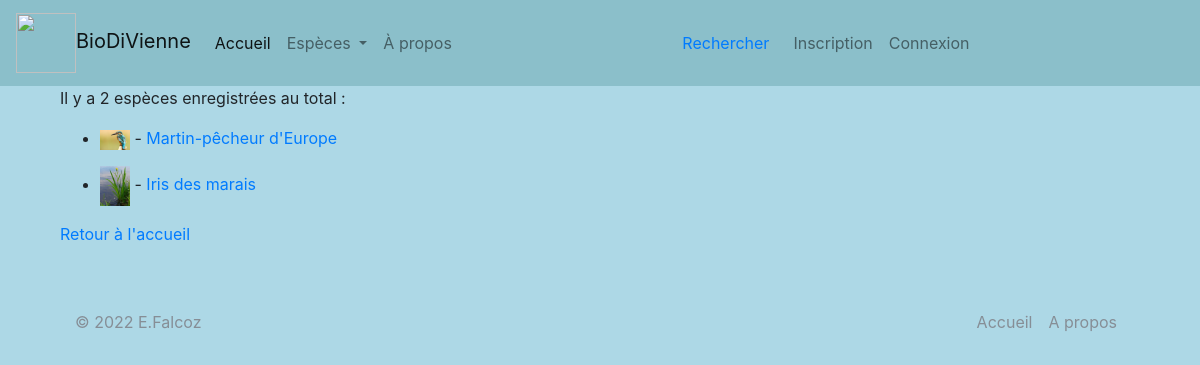
The page /regne/0 on the database its author committed.
### app25OK.py (models this page shows)
class Espece(db.Model):
    espece_id = db.Column(db.Integer, unique=True, nullable=False, primary_key=True, autoincrement=True)
    espece_fichier = db.Column(db.Text, unique=True, nullable=False)
    espece_regne = db.Column(db.Text, nullable=False)
    espece_nom_vernaculaire = db.Column(db.Text)
    espece_nom_latin = db.Column(db.Text)
    espece_description = db.Column(db.Text)
    espece_preoccupation = db.Column(db.Text)
    espece_droit_image = db.Column(db.Text)
    authorships = db.relationship("Authorship", back_populates="espece")

### app25OK.py (the view)
@app.route('/regne/<int:espece_id>')
def regne(espece_id):
    especes = []
    if espece_id == 0:
        especes = Espece.query.all()
    elif espece_id == 1:
        especes = Espece.query.filter(Espece.espece_regne.like("animal")).all()
    elif espece_id == 2:
        especes = Espece.query.filter(Espece.espece_regne.like("vegetal")).all()
    else:
        especes = []
    return render_template('regne2.html', especes=especes)

### templates/regne2.html (shortened to what this page needs)
{% extends "conteneur3.html" %}
{% block corps %}
    {% if especes|length == 0 %}
<p>
    <div class="alert alert-warning" role="alert">
      Il n'y a pas d'espèces recensée.
    </div></p>
    {% else %}
        <p>Il y a {{ especes|length }} espèces enregistrées au total :</p>
    {% endif %}
    <ul>
        {% for espece in especes %}
        <p><li><img src=/display/{{espece.espece_fichier}} width="30px" height="auto"> -
        <a href="{{url_for('espece', espece_id=espece.espece_id)}}">{{espece.espece_nom_vernaculaire}}</a></li></p>
            {% endfor %}
        </ul>
        <p>
        <a href="{{url_for('accueil')}}">Retour à l'accueil</a>
        </p>
{% endblock %}

### static/css/style.css (style rules this page uses)
body { background-color: lightblue; }

### rows shown on the page
Espece: espece_fichier (picture), espece_nom_vernaculaire "Martin-pêcheur d'Europe"
Espece: espece_fichier (picture), espece_nom_vernaculaire "Iris des marais"

### other values the page prints
{{ especes|length }} "2"
